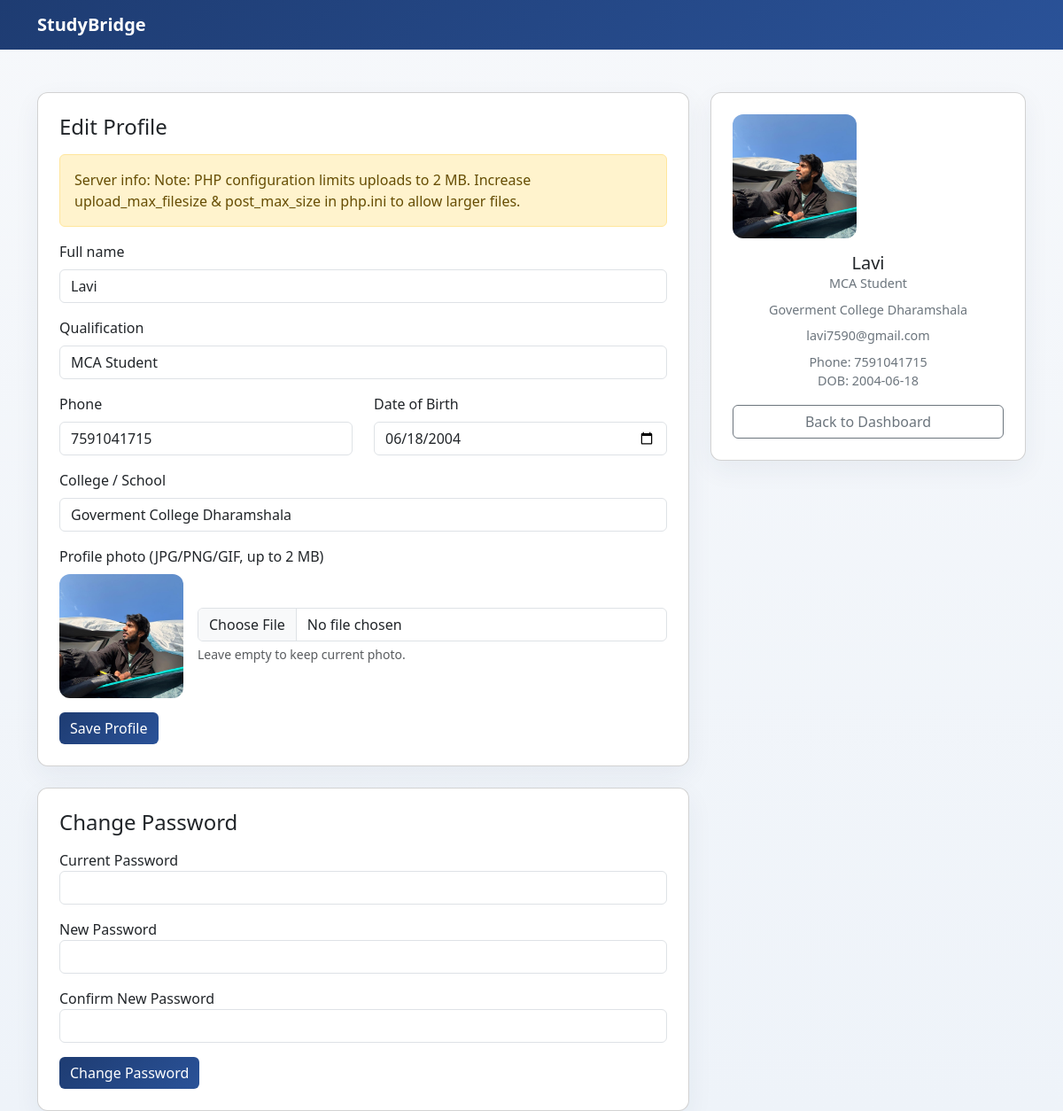
/profile_update.php (signed in), run on the app's committed database.
### tables this page shows
CREATE TABLE `users` (
  `id` int(11) NOT NULL,
  `name` varchar(100) DEFAULT NULL,
  `email` varchar(100) DEFAULT NULL,
  `password` varchar(255) DEFAULT NULL,
  `role` enum('student','admin') DEFAULT 'student',
  `qualification` varchar(255) DEFAULT NULL,
  `phone` varchar(20) DEFAULT NULL,
  `dob` date DEFAULT NULL,
  `institution` varchar(255) DEFAULT NULL,
  `avatar` varchar(255) DEFAULT NULL,
  `created_at` timestamp NOT NULL DEFAULT current_timestamp()
);

### profile_update.php (the view, shortened to what this page needs)
<?php
include("includes/db.php");
$user_id = intval($_SESSION['user_id']);
$stmt = $conn->prepare("SELECT name, email, qualification, avatar, password, phone, dob, institution FROM users WHERE id = ? LIMIT 1");
$stmt->bind_param("i", $user_id);
$stmt->execute();
$res = $stmt->get_result();
$user = $res->fetch_assoc();
$baseDir = rtrim(__DIR__, '/\\') . DIRECTORY_SEPARATOR . 'uploads' . DIRECTORY_SEPARATOR . 'avatars';
$MAX_UPLOAD_BYTES = 50 * 1024 * 1024;
function ini_size_to_bytes($val) {
    $val = trim($val);
    $last = strtolower($val[strlen($val)-1]);
    $num = (int)$val;
    switch($last) {
        case 'm': $num *= 1024;
        case 'k': $num *= 1024;
    }
    return $num;
}
$upload_max_filesize_bytes = ini_size_to_bytes(ini_get('upload_max_filesize') ?: '2M');
$post_max_size_bytes = ini_size_to_bytes(ini_get('post_max_size') ?: '8M');
$server_limit_bytes = min($upload_max_filesize_bytes, $post_max_size_bytes);
if ($MAX_UPLOAD_BYTES > $server_limit_bytes) {
    $effective_max_bytes = $server_limit_bytes;
    $server_note = "Note: PHP configuration limits uploads to " . round($server_limit_bytes/1024/1024, 2) . " MB. Increase upload_max_filesize & post_max_size in php.ini to allow larger files.";
} else {
    $effective_max_bytes = $MAX_UPLOAD_BYTES;
    $server_note = "";
}
$avatar_url = (!empty($user['avatar']) && file_exists($baseDir . DIRECTORY_SEPARATOR . $user['avatar']))
    ? 'uploads/avatars/' . $user['avatar']
    : 'https://via.placeholder.com/140x140.png?text=Avatar';
?>
<!doctype html>
<html lang="en">
<head>
  <link href="https://cdn.jsdelivr.net/npm/bootstrap@5.3.3/dist/css/bootstrap.min.css" rel="stylesheet">
</head>
<body>
<nav class="navbar navbar-dark" style="background: linear-gradient(135deg,#1e3c72,#2a5298);">
  <div class="container">
    <a class="navbar-brand fw-bold" href="dashboard.php">StudyBridge</a>
  </div>
</nav>
<div class="container mt-5">
  <div class="row">
    <div class="col-lg-8">
      <div class="card p-4 mb-4">
        <h4 class="mb-3">Edit Profile</h4>
        <?php if (!empty($server_note)): ?>
          <div class="alert alert-warning">Server info: <?php echo htmlspecialchars($server_note); ?></div>
        <?php endif; ?>
        <form method="post" enctype="multipart/form-data" novalidate>
          <div class="mb-3">
            <label class="form-label">Full name</label>
            <input name="name" class="form-control" value="<?php echo htmlspecialchars($user['name']); ?>" required>
          </div>
          <div class="mb-3">
            <label class="form-label">Qualification</label>
            <input name="qualification" class="form-control" value="<?php echo htmlspecialchars($user['qualification'] ?? ''); ?>">
          </div>
          <div class="row">
            <div class="col-md-6 mb-3">
              <label class="form-label">Phone</label>
              <input name="phone" class="form-control" value="<?php echo htmlspecialchars($user['phone'] ?? ''); ?>" placeholder="+91 99999 99999">
            </div>
            <div class="col-md-6 mb-3">
              <label class="form-label">Date of Birth</label>
              <input name="dob" type="date" class="form-control" value="<?php echo htmlspecialchars($user['dob'] ?? ''); ?>">
            </div>
          </div>
          <div class="mb-3">
            <label class="form-label">College / School</label>
            <input name="institution" class="form-control" value="<?php echo htmlspecialchars($user['institution'] ?? ''); ?>">
          </div>
          <div class="mb-3">
            <label class="form-label">Profile photo (JPG/PNG/GIF, up to <?php echo round($effective_max_bytes/1024/1024,2); ?> MB)</label>
            <div class="d-flex gap-3 align-items-center">
              <img src="<?php echo $avatar_url; ?>" alt="avatar" class="avatar-preview">
              <div style="flex:1;">
                <input type="file" name="avatar" accept="image/*" class="form-control">
                <div class="form-text">Leave empty to keep current photo.</div>
              </div>
            </div>
          </div>
          <button class="btn btn-primary">Save Profile</button>
        </form>
      </div>
      <div class="card p-4">
        <h4 class="mb-3">Change Password</h4>
        <form method="post" novalidate>
          <div class="mb-3">
            <label>Current Password</label>
            <input type="password" name="current_password" class="form-control" required>
          </div>
          <div class="mb-3">
            <label>New Password</label>
            <input type="password" name="new_password" class="form-control" required>
          </div>
          <div class="mb-3">
            <label>Confirm New Password</label>
            <input type="password" name="confirm_password" class="form-control" required>
          </div>
          <button class="btn btn-primary">Change Password</button>
        </form>
      </div>
    </div>
    <div class="col-lg-4">
      <div class="card p-4 text-center">
        <img src="<?php echo $avatar_url; ?>" class="avatar-preview mb-3" alt="avatar">
        <h5 class="mb-0"><?php echo htmlspecialchars($user['name']); ?></h5>
        <div class="small-muted mb-2"><?php echo htmlspecialchars($user['qualification'] ?? ''); ?></div>
        <div class="small-muted mb-2"><?php echo htmlspecialchars($user['institution'] ?? ''); ?></div>
        <div class="small-muted"><?php echo htmlspecialchars($user['email']); ?></div>
        <div class="small-muted mt-2">Phone: <?php echo htmlspecialchars($user['phone'] ?? '—'); ?></div>
        <div class="small-muted">DOB: <?php echo htmlspecialchars($user['dob'] ?? '—'); ?></div>
        <div class="mt-3">
          <a href="dashboard.php" class="btn btn-outline-secondary w-100">Back to Dashboard</a>
        </div>
      </div>
    </div>
  </div>
</div>
</body>
</html>

### profile_update.php (style rules this page uses)
body { background: linear-gradient(180deg,#f6f8fb,#eef3f9); font-family: 'Segoe UI', Roboto, Arial; color:#243142; }
.card { border-radius:12px; box-shadow:0 10px 30px rgba(34,50,80,0.06); transition: all 0.3s ease; }
.avatar-preview { width:140px; height:140px; border-radius:12px; object-fit:cover; transition: 0.3s; }
.btn-primary { background: linear-gradient(135deg,#1e3c72,#2a5298); border:none; transition: 0.3s; }
.small-muted { color: #6c757d; font-size:0.9rem; }

### data on the page
users: name "Lavi", qualification "MCA Student", phone "7591041715", dob "06/18/2004", institution "Goverment College Dharamshala", avatar (picture), email "lavi7590@gmail.com", dob "2004-06-18"

### other printed values
$server_note "Note: PHP configuration limits uploads to 2 MB. Increase upload_max_filesize & post_max_size in php.ini to allow larger files."
$effective_max_bytes/1024/1024 "2"
